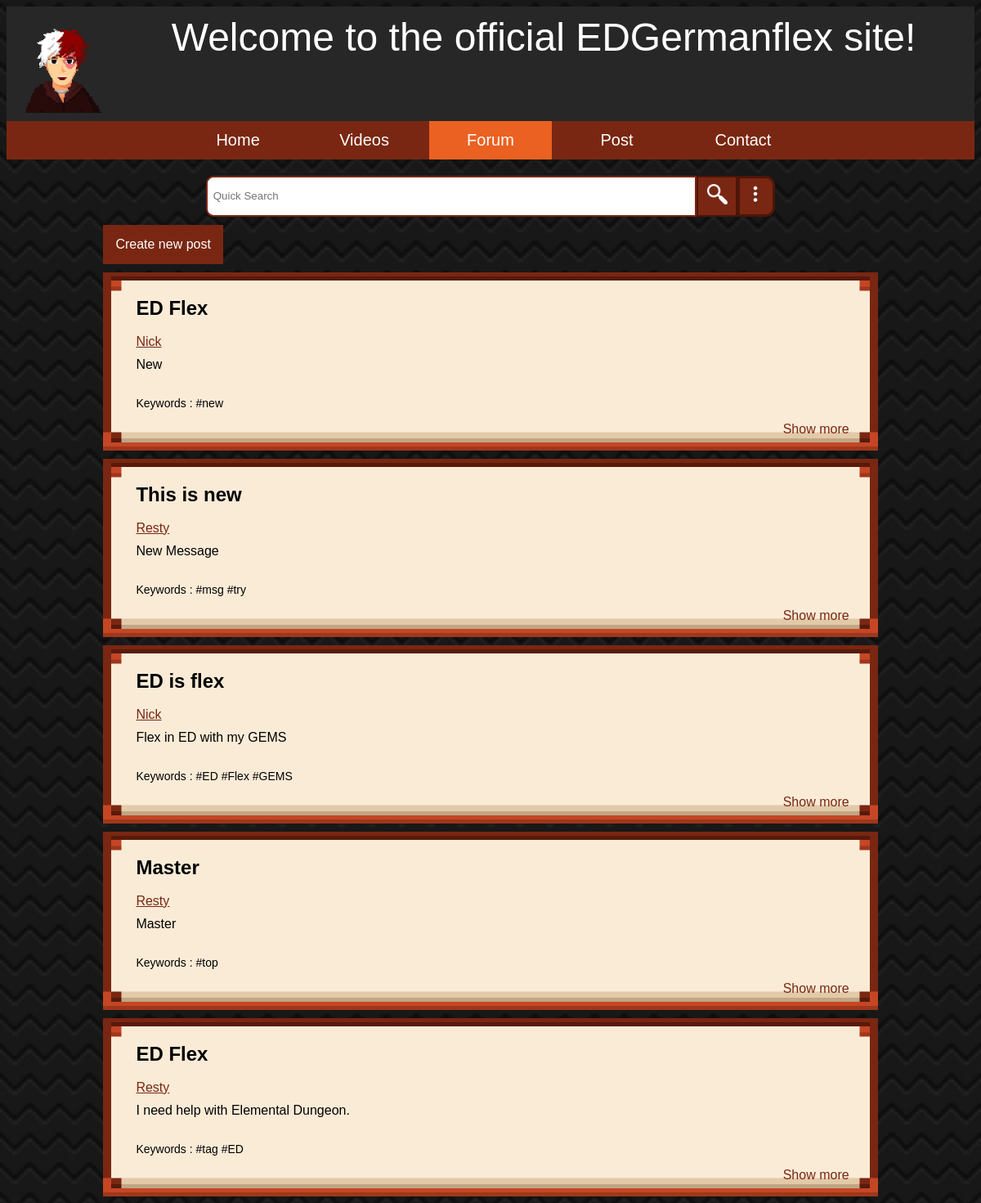
The page /team/nick/forum/ on the database as committed earlier.
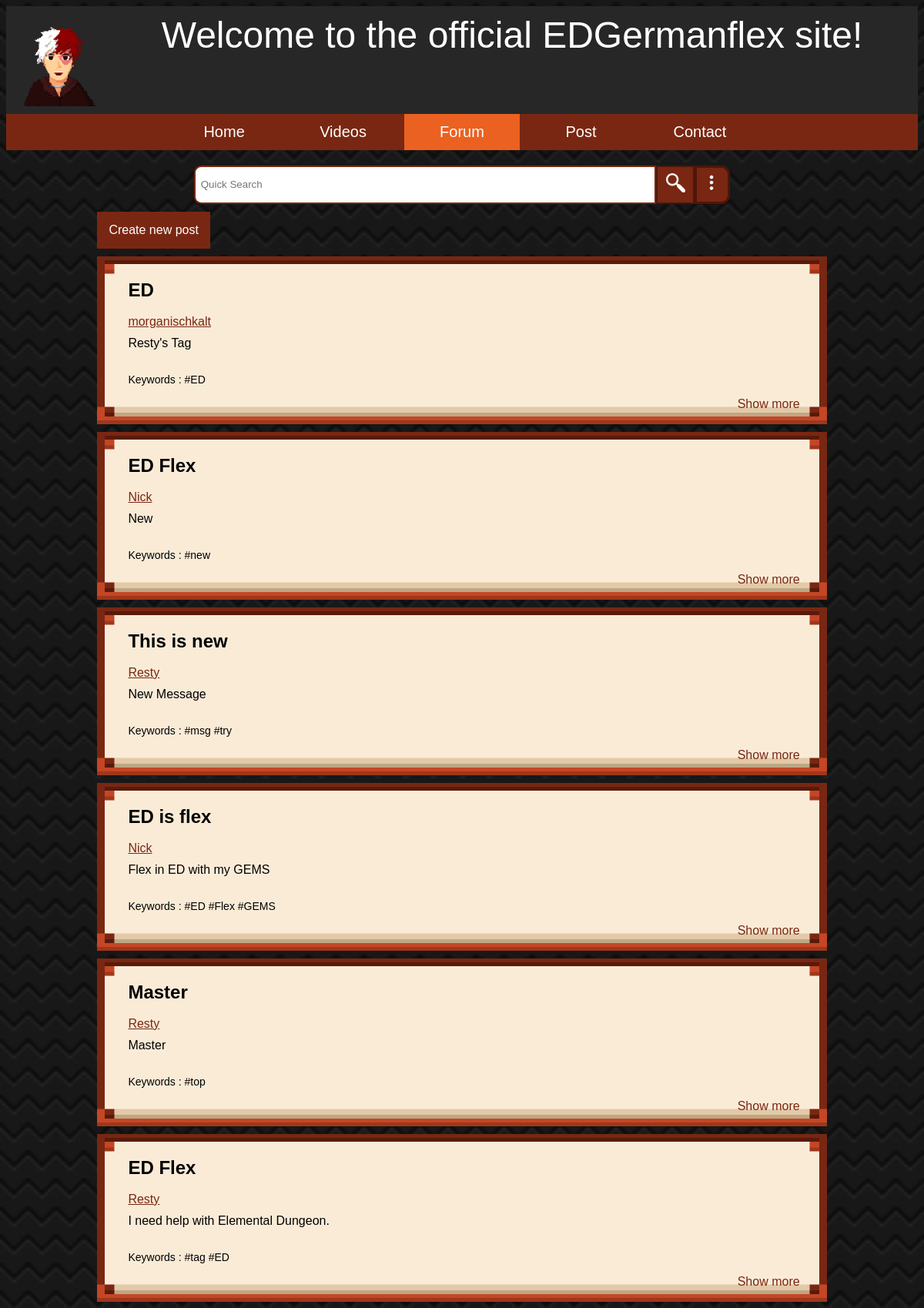
The same page on the database as committed later.
### team/models.py (models this page shows, shortened)
class forum(models.Model):
    user = models.CharField(max_length=255, default=' ')
    title = models.CharField(max_length=100, unique=False, blank=False, default='')
    message = models.CharField(max_length=255)
    tags = models.CharField(max_length=255)
    created_at = models.DateTimeField(auto_now_add=True)

### team/views.py (the view)
# urls.py: path('nick/forum/', views.forum_view, name='forums'),
def forum_view(request):
    data = forum.objects.all().order_by('-created_at')
    form = addforum()
    if request.method == 'POST':
        form = addforum(request.POST)
        if form.is_valid():
            instance = form.save(commit=False)
            instance.user = request.user.username
            instance.save()
    return render(request, 'nick/forum.html', {'message': data, 'form': form})

### team/forms.py
class addforum(forms.ModelForm):
    class Meta:
        model = forum
        fields = ['title', 'message', 'tags']
        widgets = {
            'title': forms.TextInput(attrs={'id': 'createTopic'}),
            'message': forms.Textarea(attrs={'id': 'createDesc'}),
            'tags': forms.TextInput(attrs={'id': 'keywords'})
        }

### templates/nick/forum.html (shortened to what this page needs)
{% load static %}
<!DOCTYPE html>
<html>
    <head>
        <link rel="stylesheet" href={% static 'css/nick/holy-cascade.css' %}>
    </head>
    <body>
        <div id="containor">
            <div id="topBanner">
                <div>
                    <label>Welcome to the official EDGermanflex site!</label>
                    <img src={% static 'img/nick/logo.png' %} style="width: 120px; height: 120px; float: left; padding-left: 10px;">
                </div>
            </div>
            <div id="scroll">
                <button class="buttonTop" onClick="window.location='/team/nick/';">Home</button>
                <button class="buttonTop" onClick="window.location='/team/nick/videos';">Videos</button>
                <button class="buttonTop" style="background-color:  rgb(235, 97, 33);" onClick="window.location='/team/nick/forum';">Forum</button>
                <button class="buttonTop" onClick="window.location='/team/nick/posts';">Post</button>
                <button class="buttonTop" onClick="window.location='/team/nick/contact';">Contact</button>
            </div>
            <form action="/team/nick/forum/search" method="get">
            <div id="search">
                <input type="search" name="searching" id="searchBar" placeholder="Quick Search">
                <button id="searchButton"><img src={% static 'img/nick/search.png' %} style="width: 25px; height: 25px;"> </button>
                <div id='filter' onclick='filterSearch()'><img src={% static 'img/nick/3dots.png' %} style="width: 40px; height: 40px;"></div>
            </div>
            </form>
            <button onclick="location.href='/team/nick/forum/create';" id='buttonNewPost'>Create new post</button>
            {% for data in message %}
                <div class="post">
                <label style="font-size: 24px; padding: 10px; color: rgb(0,0,0);"><b>{{ data.title }}</b></label><br><br>
                <a href='/authorprofile' style="float: none; padding: 10px;">{{ data.user }}</a>
                <span>{{ data.message }}</span>
                <span id="tags">Keywords : {{ data.tags }}</span>
                <div style="padding-right: 20px; padding: 5px;"><a>Show more</a></div>
                </div>
            {% endfor %}
        </div>
    </body>
</html>

Rows that differ between the two databases and show on the page:
added forum: title "ED", user "morganischkalt", message "Resty's Tag", tags "#ED"
